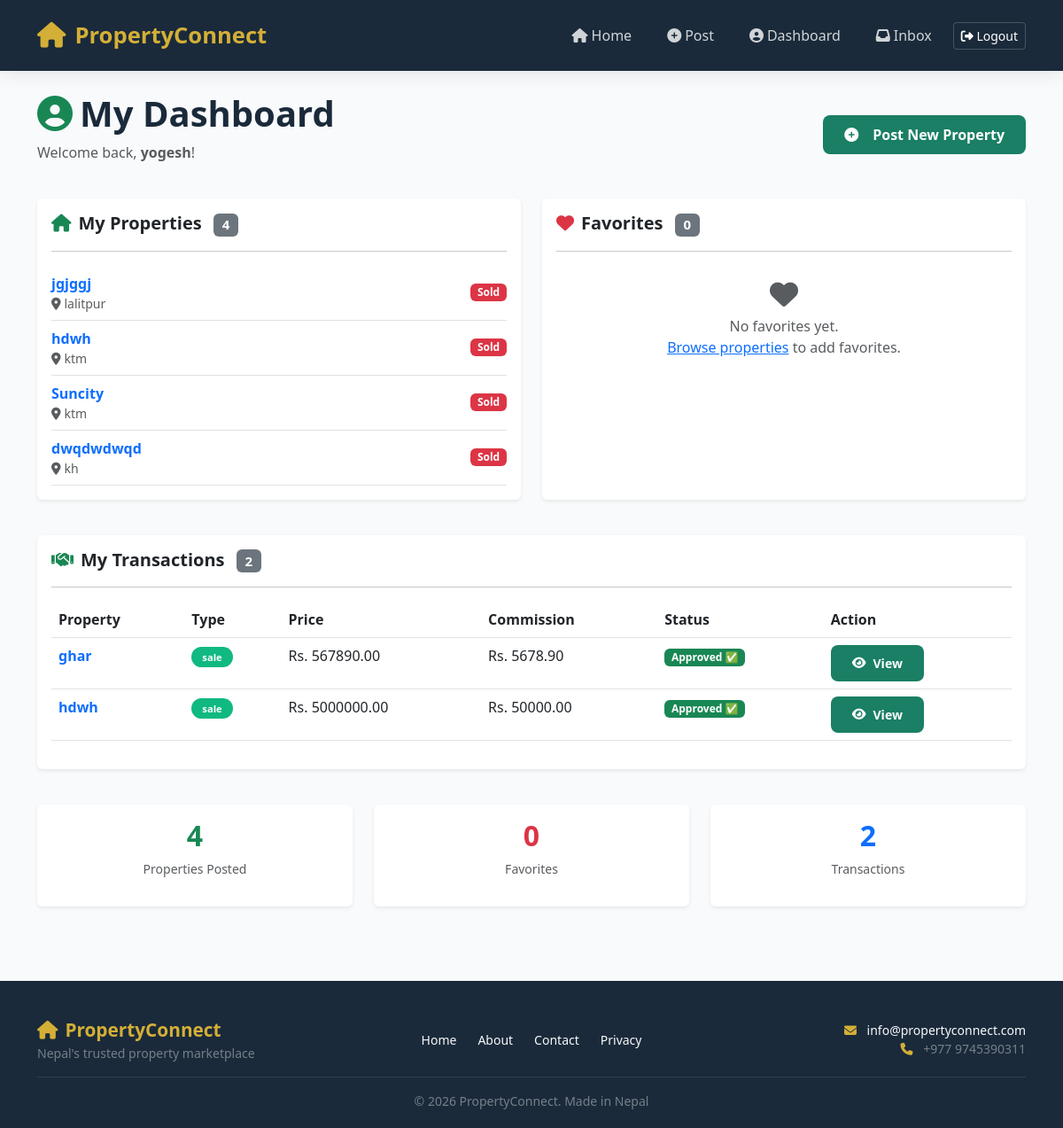
The page /dashboard/ (signed in) on the database its author committed.
### main/models.py (models this page shows, shortened)
class PropertyPost(models.Model):
    PROPERTY_TYPES = [
        ('sell', 'For Sale'),
        ('rent', 'For Rent'),
        ('buy', 'Looking to Buy'),
    ]
    STATUS_CHOICES = [
        ('available', 'Available'),
        ('sold', 'Sold'),
        ('rented', 'Rented'),
    ]
    user = models.ForeignKey(User, on_delete=models.CASCADE)
    title = models.CharField(max_length=200)
    description = models.TextField()
    price = models.DecimalField(max_digits=12, decimal_places=2)
    location = models.CharField(max_length=200)
    property_type = models.CharField(max_length=20, choices=PROPERTY_TYPES, default='sell')
    bedrooms = models.IntegerField(default=0)
    area = models.IntegerField(default=0, help_text="Area in sq. ft.")
    image = models.ImageField(upload_to='properties/', blank=True, null=True)
    phone = models.CharField(max_length=20, blank=True, null=True)
    created_at = models.DateTimeField(auto_now_add=True)
    views = models.IntegerField(default=0)
    is_featured = models.BooleanField(default=False)
    status = models.CharField(max_length=20, choices=STATUS_CHOICES, default='available')
    sold_date = models.DateTimeField(blank=True, null=True)

class Transaction(models.Model):
    TRANSACTION_TYPES = [
        ('sale', 'Sale'),
        ('rent', 'Rent'),
    ]
    property = models.ForeignKey(PropertyPost, on_delete=models.CASCADE)
    buyer = models.ForeignKey(User, on_delete=models.CASCADE, related_name='buyer_transactions')
    seller = models.ForeignKey(User, on_delete=models.CASCADE, related_name='seller_transactions')
    transaction_type = models.CharField(max_length=10, choices=TRANSACTION_TYPES)
    price = models.DecimalField(max_digits=12, decimal_places=2)
    commission = models.DecimalField(max_digits=12, decimal_places=2)
    is_paid = models.BooleanField(default=False)
    is_approved = models.BooleanField(default=False)
    approved_by = models.ForeignKey(User, on_delete=models.SET_NULL, null=True, blank=True, related_name='approved_transactions')
    approved_at = models.DateTimeField(null=True, blank=True)
    created_at = models.DateTimeField(auto_now_add=True)

### main/views.py (the view)
# urls.py: path('dashboard/', views.dashboard, name='dashboard'),
def dashboard(request):
    if not request.user.is_authenticated:
        return redirect('login')
    user_posts = PropertyPost.objects.filter(user=request.user)
    favorites = Favorite.objects.filter(user=request.user)
    transactions = Transaction.objects.filter(buyer=request.user) | Transaction.objects.filter(seller=request.user)
    context = {
        'user_posts': user_posts,
        'favorites': favorites,
        'transactions': transactions,
    }
    return render(request, 'main/dashboard.html', context)

### main/context_processors.py (called while the page is built)
def unread_message_count(request):
    if request.user.is_authenticated:
        count = Message.objects.filter(receiver=request.user, is_read=False).count()
        return {'unread_count': count}
    return {'unread_count': 0}

### main/templates/main/dashboard.html (shortened to what this page needs)
{% extends 'main/base.html' %}
{% block content %}
<div class="container py-4">
    <div class="d-flex justify-content-between align-items-center mb-4">
        <div>
            <h1 class="fw-bold"><i class="fas fa-user-circle text-success me-2"></i>My Dashboard</h1>
            <p class="text-muted">Welcome back, <strong>{{ user.username }}</strong>!</p>
        </div>
        <a href="{% url 'post_property' %}" class="btn btn-primary">
            <i class="fas fa-plus-circle me-2"></i>Post New Property
        </a>
    </div>
    <div class="row g-4">
        <div class="col-md-6">
            <div class="card shadow-sm border-0 h-100">
                <div class="card-body">
                    <h5 class="card-title fw-bold">
                        <i class="fas fa-home text-success me-2"></i>My Properties
                        <span class="badge bg-secondary ms-2">{{ user_posts|length }}</span>
                    </h5>
                    <hr>
                    {% if user_posts %}
                        {% for post in user_posts %}
                            <div class="d-flex justify-content-between align-items-center border-bottom py-2">
                                <div>
                                    <a href="{% url 'property_detail' post.id %}" class="text-decoration-none fw-semibold">
                                        {{ post.title }}
                                    </a>
                                    <p class="text-muted small mb-0">
                                        <i class="fas fa-map-marker-alt me-1"></i>{{ post.location }}
                                    </p>
                                </div>
                                <div class="d-flex gap-2 align-items-center">
                                    <span class="badge
                                        {% if post.status == 'available' %}bg-success
                                        {% elif post.status == 'sold' %}bg-danger
                                        {% elif post.status == 'rented' %}bg-info
                                        {% else %}bg-secondary{% endif %}">
                                        {{ post.status|title }}
                                    </span>
                                </div>
                            </div>
                        {% endfor %}
                    {% endif %}
                </div>
            </div>
        </div>
        <div class="col-md-6">
            <div class="card shadow-sm border-0 h-100">
                <div class="card-body">
                    <h5 class="card-title fw-bold">
                        <i class="fas fa-heart text-danger me-2"></i>Favorites
                        <span class="badge bg-secondary ms-2">{{ favorites|length }}</span>
                    </h5>
                    <hr>
                    {% if favorites %}
                        {% for fav in favorites %}
                            <div class="d-flex justify-content-between align-items-center border-bottom py-2">
                                <div>
                                    <a href="{% url 'property_detail' fav.property.id %}" class="text-decoration-none fw-semibold">
                                        {{ fav.property.title }}
                                    </a>
                                    <p class="text-muted small mb-0">
                                        <i class="fas fa-map-marker-alt me-1"></i>{{ fav.property.location }}
                                    </p>
                                </div>
                                <span class="text-muted small">रु {{ fav.property.price }}</span>
                            </div>
                        {% endfor %}
                    {% else %}
                        <p class="text-muted text-center py-3">
                            <i class="fas fa-heart fa-2x d-block mb-2"></i>
                            No favorites yet.
                            <br>
                            <a href="{% url 'home' %}" class="text-primary">Browse properties</a> to add favorites.
                        </p>
                    {% endif %}
                </div>
            </div>
        </div>
    </div>
    <div class="row g-4 mt-3">
        <div class="col-md-12">
            <div class="card shadow-sm border-0">
                <div class="card-body">
                    <h5 class="card-title fw-bold">
                        <i class="fas fa-handshake text-success me-2"></i>My Transactions
                        <span class="badge bg-secondary ms-2">{{ transactions|length }}</span>
                    </h5>
                    <hr>
                    {% if transactions %}
                        <div class="table-responsive">
                            <table class="table table-hover">
                                <thead>
                                    <tr>
                                        <th>Property</th>
                                        <th>Type</th>
                                        <th>Price</th>
                                        <th>Commission</th>
                                        <th>Status</th>
                                        <th>Action</th>
                                    </tr>
                                </thead>
                                <tbody>
                                    {% for t in transactions %}
                                        <tr>
                                            <td>
                                                <a href="{% url 'property_detail' t.property.id %}" class="text-decoration-none fw-semibold">
                                                    {{ t.property.title }}
                                                </a>
                                            </td>
                                            <td><span class="badge-sell">{{ t.transaction_type }}</span></td>
                                            <td>Rs. {{ t.price }}</td>
                                            <td>Rs. {{ t.commission }}</td>
                                            <td>
                                                {% if t.is_approved %}
                                                    <span class="badge bg-success">Approved ✅</span>
                                                {% else %}
                                                    <span class="badge bg-warning">Pending ⏳</span>
                                                {% endif %}
                                            </td>
                                            <td>
                                                <a href="{% url 'transaction_detail' t.id %}" class="btn btn-primary btn-sm">
                                                    <i class="fas fa-eye"></i> View
                                                </a>
                                            </td>
                                        </tr>
                                    {% endfor %}
                                </tbody>
                            </table>
                        </div>
                    {% else %}
                        <p class="text-muted text-center py-3">No transactions yet.</p>
                    {% endif %}
                </div>
            </div>
        </div>
    </div>
    <div class="row g-4 mt-3">
        <div class="col-md-4">
            <div class="card shadow-sm border-0 text-center">
                <div class="card-body">
                    <h2 class="fw-bold text-success">{{ user_posts|length }}</h2>
                    <p class="text-muted small">Properties Posted</p>
                </div>
            </div>
        </div>
        <div class="col-md-4">
            <div class="card shadow-sm border-0 text-center">
                <div class="card-body">
                    <h2 class="fw-bold text-danger">{{ favorites|length }}</h2>
                    <p class="text-muted small">Favorites</p>
                </div>
            </div>
        </div>
        <div class="col-md-4">
            <div class="card shadow-sm border-0 text-center">
                <div class="card-body">
                    <h2 class="fw-bold text-primary">{{ transactions|length }}</h2>
                    <p class="text-muted small">Transactions</p>
                </div>
            </div>
        </div>
    </div>
</div>
{% endblock %}

### main/templates/main/base.html (style rules this page uses)
:root { --primary: #0F4C5C; --secondary: #1A7F64; --gold: #D4AF37; --light-bg: #F8FAFC; --dark-bg: #1A2A3A; --text-dark: #1A2A3A; --text-light: #FFFFFF; --gray: #64748B; --shadow: 0 8px 30px rgba(0,0,0,0.08); }
* { margin: 0; padding: 0; box-sizing: border-box; }
body { background: var(--light-bg); color: var(--text-dark); font-family: 'Segoe UI', Tahoma, Geneva, Verdana, sans-serif; min-height: 100vh; }
.btn-primary { background: var(--secondary); border: none; color: #fff; font-weight: 600; padding: 10px 24px; border-radius: 8px; transition: all 0.3s; display: inline-flex; align-items: center; gap: 8px; }
.badge-sell { background: #10B981; color: #fff; padding: 4px 12px; border-radius: 20px; font-size: 0.7rem; font-weight: 600; }

### rows shown on the page
PropertyPost: title "jgjggj", location "lalitpur", status "Sold"
PropertyPost: title "hdwh", location "ktm", status "Sold"
PropertyPost: title "Suncity", location "ktm", status "Sold"
PropertyPost: title "dwqdwdwqd", location "kh", status "Sold"
Transaction: property "ghar", transaction_type "sale", price "567890.00", commission "5678.90", is_approved "Approved ✅"
Transaction: property "hdwh", transaction_type "sale", price "5000000.00", commission "50000.00", is_approved "Approved ✅"

### other values the page prints
{{ user.username }} "yogesh"
{{ user_posts|length }} "4"
{{ favorites|length }} "0"
{{ transactions|length }} "2"
